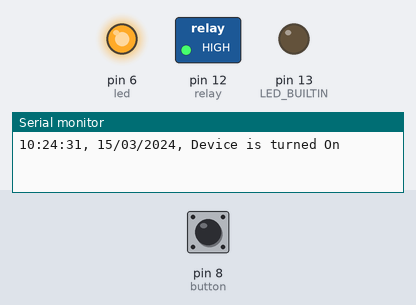
A sketch run on a simulated Arduino Uno, built with avr-gcc and run on an emulated ATmega328P. On the bench: switched loads named in the sketch (green lamp = pin HIGH), output pins drawn as LEDs (lit = HIGH), the last lines printed to the serial monitor. Inputs (shaded band) come from the test bench; at power-on: pin 8 (button) LOW. WiFi joins after 1.5 s; servers stay silent unless stated; the local clock reads 2024-03-15 10:24:30 at power-on unless the sketch sets it.

Above: at 2.7 s.
2.8 s: pin 8 (button) pulled HIGH for 0.15 s
At 3.3 s:
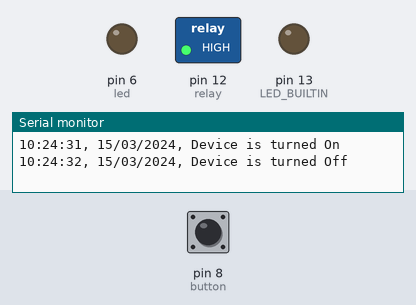
4.4 s: pin 8 (button) pulled HIGH for 1 s
At 5.8 s:
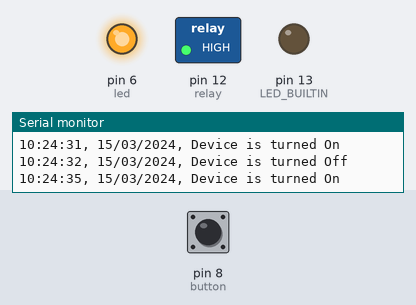
6.9 s: pin 8 (button) pulled HIGH for 3.2 s
At 10.6 s:
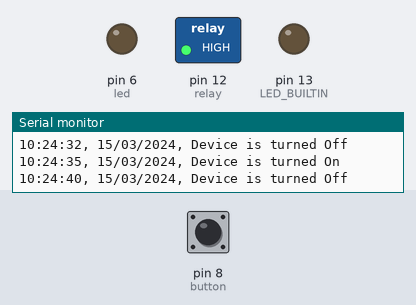
Timing chart, 0 to 12.1 s (numbered marks = the images above; inputs shaded):
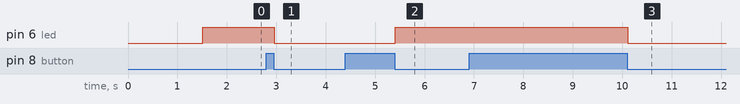

Measured:
- after the input at 2.8 s, pin 6 (led): HIGH → LOW after 0.16 s
- after the input at 4.4 s, pin 6 (led): LOW → HIGH after 1.0 s
- after the input at 6.9 s, pin 6 (led): HIGH → LOW after 3.2 s

The sketch:

SinalAutonomo.ino
```cpp
#include <SoftwareSerial.h>
#include <WiFiEsp.h>  // WifiEsp

#include <ArduinoJson.h>  // ArduinoJson

#include <ThreeWire.h>
#include <RtcDS1302.h>  // Rtc by Makuna

#include <TimeLib.h>  // Time by Michael Margolis
#include <TimeAlarms.h>  // TimeAlarms by Michael Margolis

#define RING_DURATION 5 // in seconds

const int relay  = 12,
          led    = 6,
          button = 8;

// Your WiFi credentials
static const char ssid[] = "SSID",
                  pass[] = "password";

// Define the serial pins for the ESP-01 module
SoftwareSerial espSerial(10, 11);  // RX, TX

ThreeWire rtcWires(3, 4, 2);
RtcDS1302<ThreeWire> rtc(rtcWires);  // DAT, CLK, RST

AlarmID_t lastTurnOnAlarm = 0;

enum State
{
  OFF, ON, RINGING
} state = OFF;

void ring();
void turnOn();
void turnOff();

void setupPins();
void setupWiFiAndRTC();
void setupAlarms();

void setup()
{
  Serial.begin(115200);

  setupPins();
  setupWiFiAndRTC();
  setupAlarms();

  turnOn();
}

void blink()
{
  // set led according to state
  static unsigned long count = 0;
  static bool blinkState = HIGH;
  if (++count % 100 == 0)
  {
    blinkState = !blinkState;
  }
  digitalWrite(led, blinkState);
}

void loop()
{
  // Everything ok then just show on/off state
  if (rtc.IsDateTimeValid())
  {
    digitalWrite(led, state != OFF);
  }
  // there's something wrong so say it with led blink
  else
  {
    blink();
  }

  bool buttonPress = digitalRead(button);
  while(digitalRead(button))
  {
    buttonPress = true;
    Alarm.delay(5);
  }

  switch (state)
  {
    case RINGING:
    case ON:
      if (buttonPress)
      {
        turnOff();
      }
      break;
    case OFF:
      // Turned on manually
      if (buttonPress)
      {
        Alarm.free(lastTurnOnAlarm);
        lastTurnOnAlarm = 0;
        turnOn();
      }
      break;
  }

  Alarm.delay(5);
}

void printInformation()
{
  RtcDateTime now = rtc.GetDateTime();

  static char buffer[21];
  sprintf(buffer, "%02d:%02d:%02d, %02d/%02d/%4d",
          now.Hour(), now.Minute(), now.Second(),
          now.Day(), now.Month(), now.Year());

  Serial.print(buffer);
  Serial.print(", Device is ");
  if (state == RINGING)
  {
    Serial.println("ringing");
  }
  else
  {
    Serial.print("turned ");
    Serial.println(state ? "On" : "Off");
  }
}

void turnOn()
{
  digitalWrite(relay, HIGH);
  state = ON;

  printInformation();
}

void turnOff()
{
  // relay serves as ground and grounding the ssr activates the ringer
  digitalWrite(relay, HIGH);
  state = OFF;

  // Forget turnOn alarm set previously
  if (lastTurnOnAlarm)
  {
    Alarm.free(lastTurnOnAlarm);
  }
  // Stay off only for a day
  lastTurnOnAlarm = Alarm.timerOnce(24, 0, 0, turnOn);

  printInformation();
}

void ring()
{
  if (state == OFF || !rtc.IsDateTimeValid())
  {
    return;
  }

  // relay serves as ground and grounding the ssr activates the ringer
  digitalWrite(relay, LOW);
  state = RINGING;

  // Forget turnOn alarm set previously
  if (lastTurnOnAlarm)
  {
    Alarm.free(lastTurnOnAlarm);
  }
  // Stay off only for a day
  lastTurnOnAlarm = Alarm.timerOnce(0, 0, RING_DURATION, turnOn);

  printInformation();
}


void setupPins()
{
  // turn off builtin led
  pinMode(LED_BUILTIN, OUTPUT);
  digitalWrite(LED_BUILTIN, LOW);

  // setup pins
  pinMode(led, OUTPUT);
  pinMode(relay, OUTPUT);
  digitalWrite(relay, HIGH);
}

void setupWiFiAndRTC()
{
  // Initialize the WiFiEsp library with the software serial
  espSerial.begin(9600);
  WiFi.init(&espSerial);
  WiFi.begin(ssid, pass);

  // setup rtc module
  rtc.Begin();
  rtc.SetIsRunning(true);
  rtc.SetIsWriteProtected(false);
}

void setupAlarms()
{
  // configure TimeLib with rtc
  setSyncInterval(2880);  // sync once each 2 days
  setSyncProvider([]() -> time_t
  {
    if (rtc.IsDateTimeValid())
    {
      return rtc.GetDateTime().Unix32Time();
    }

    const uint8_t status = WiFi.begin(ssid, pass);
    if (status != WL_CONNECTED)
    {
      return 0;
    }

    WiFiEspClient client;

    if (!client.connect("worldtimeapi.org", 80))
    {
      return 0;
    }

    client.println("GET /api/timezone/America/Sao_Paulo HTTP/1.1");
    client.println("Host: worldtimeapi.org");
    client.println("Connection: close");
    client.println();

    // ignore everything before the json string
    String response = client.readStringUntil('\n');
    while (!response.startsWith("{")) {
      response = client.readStringUntil('\n');
    }

    client.stop();

    JsonDocument doc;
    deserializeJson(doc, response);
    const time_t unixTime = doc["unixtime"];

    // sync with rtc
    RtcDateTime rtcDT(0);
    rtcDT.InitWithUnix32Time(unixTime - 10800);
    rtc.SetDateTime(rtcDT);
    return unixTime - 10800;
  });

  // incio ebd
  Alarm.alarmRepeat(dowSunday, 9, 0, 0, ring);
  // final ebd
  Alarm.alarmRepeat(dowSunday, 11, 0, 0, ring);
  Alarm.alarmRepeat(dowSunday, 11, 10, 0, ring);
  // culto a noite
  Alarm.alarmRepeat(dowSunday, 18, 30, 0, ring);
}
```
